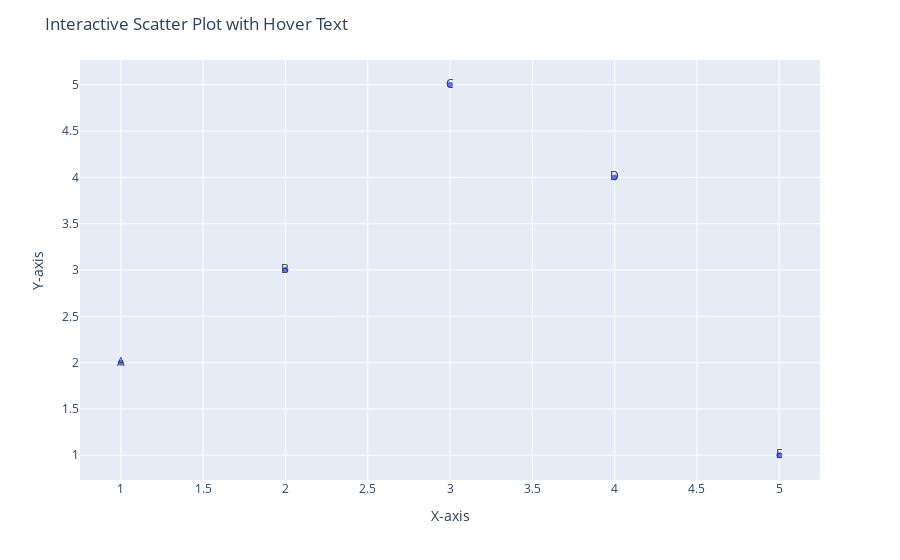

The notebook cell saved with this chart:
### Code cell
!pip install plotly
import plotly.express as px

# Generate some example data
data = {
    'x': [1, 2, 3, 4, 5],
    'y': [2, 3, 5, 4, 1],
    'labels': ['A', 'B', 'C', 'D', 'E']
}

# Create a scatter plot with hover text
fig = px.scatter(data, x='x', y='y', text='labels', hover_name='labels')

# Set layout options for better readability
fig.update_layout(
    title="Interactive Scatter Plot with Hover Text",
    xaxis_title="X-axis",
    yaxis_title="Y-axis",
)

# Show the plot
fig.show()

### Figure 1 — Plotly figure (JSON) as saved in the notebook; plotly's stock layout.template omitted (floating-point values rounded to 4 significant figures)
{"data": [{"hovertemplate": "<b>%{hovertext}</b><br><br>x=%{x}<br>y=%{y}<br>labels=%{text}<extra></extra>", "hovertext": ["A", "B", "C", "D", "E"], "legendgroup": "", "marker": {"color": "#636efa", "symbol": "circle"}, "mode": "markers+text", "name": "", "orientation": "v", "showlegend": false, "text": ["A", "B", "C", "D", "E"], "type": "scatter", "x": [1, 2, 3, 4, 5], "xaxis": "x", "y": [2, 3, 5, 4, 1], "yaxis": "y"}], "layout": {"legend": {"tracegroupgap": 0}, "margin": {"t": 60}, "title": {"text": "Interactive Scatter Plot with Hover Text"}, "xaxis": {"anchor": "y", "domain": [0, 1], "title": {"text": "X-axis"}}, "yaxis": {"anchor": "x", "domain": [0, 1], "title": {"text": "Y-axis"}}}}
